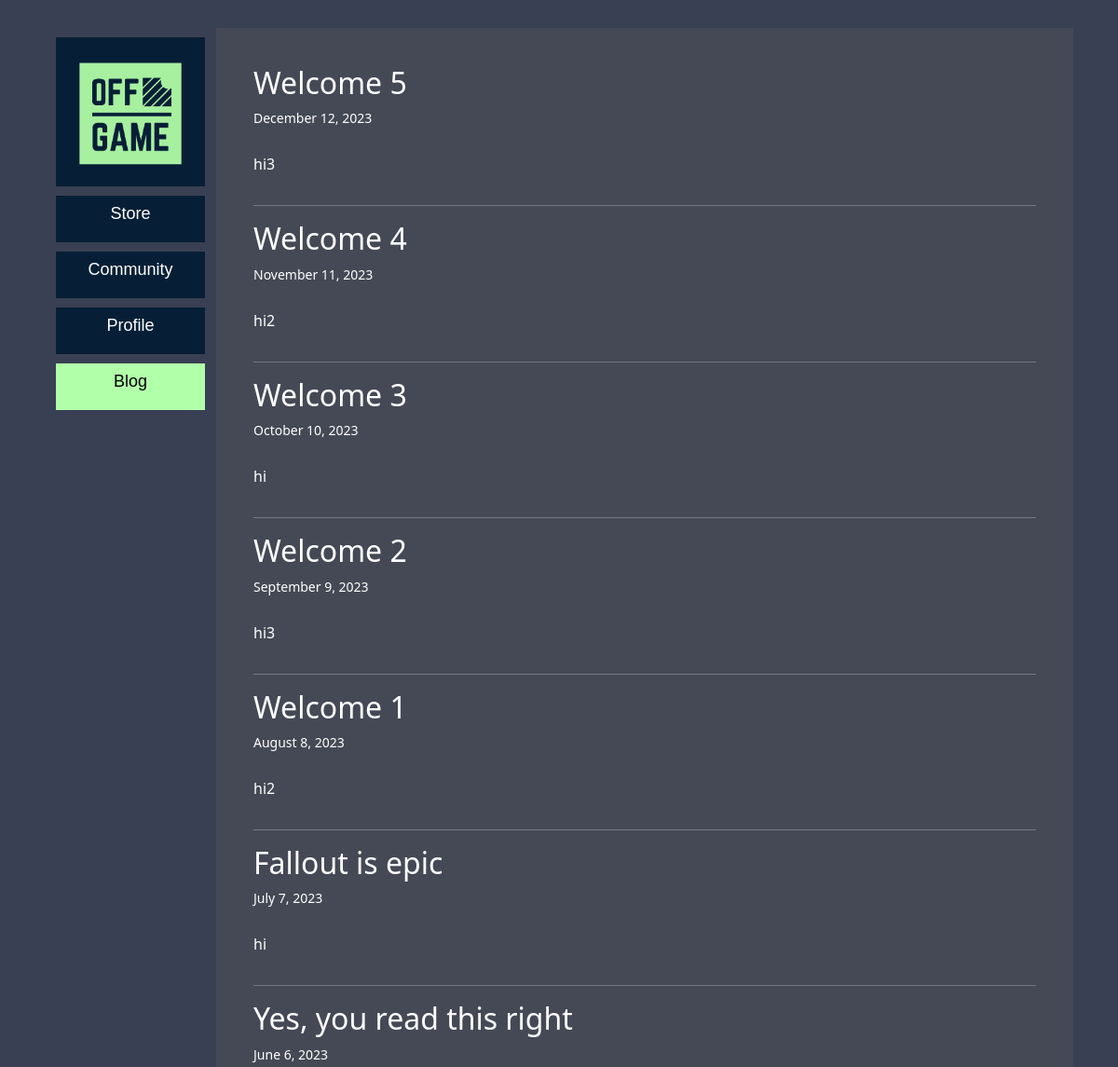
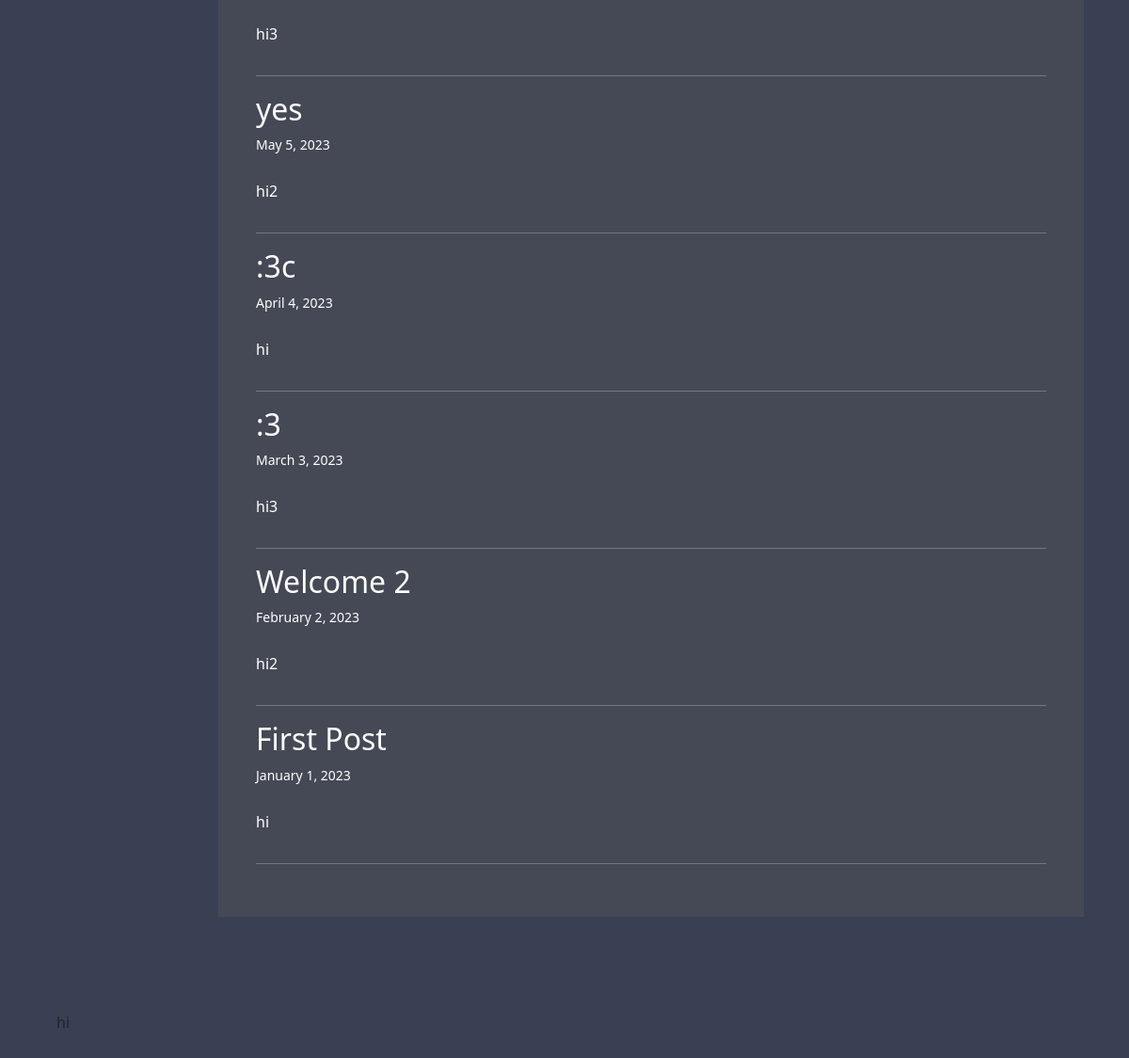
/blog/index.php, run on the app's committed database (2 pictures, top to bottom).
### tables this page shows
CREATE TABLE blog (
    blog_id INT(8) AUTO_INCREMENT PRIMARY KEY,
    blog_date VARCHAR(500) DEFAULT NULL,
    blog_title VARCHAR(500) DEFAULT NULL,
    blog_text VARCHAR(500) DEFAULT NULL
);

### api/controller/BlogController.php (called while the page is built, shortened)
<?php
    function getBlog() {
        include('../api/config.php');
        try {
            $result = mysqli_query($conn, "SELECT * FROM blog ORDER BY blog_id DESC");
            return $result;
        } catch (Exception $e) {
            return "Error";
        }
    }
?>

### api/api.php (called while the page is built, shortened)
<?php
    function Blog($method) {
        include_once('controller/BlogController.php');
        if ($method == "GET") {
            $func = getBlog();
            return $func;
        }
    }
?>

### assets/php/getBlog.php (the view)
<?php
while ($row = $request->fetch_assoc()) {
    echo "<div class='row'>";
        echo "<h2>".$row['blog_title']."</h2><small>".$row['blog_date']."</small><br><br>";
        echo "<p>".$row['blog_text']."</p>";
    echo "</div><hr>";
}
?>

### blog/index.php (shortened to what this page needs)
<?php
    include_once('../api/api.php');
?>
<!DOCTYPE html>
<html>
    <head>
        <link href="https://cdn.jsdelivr.net/npm/bootstrap@5.3.3/dist/css/bootstrap.min.css" rel="stylesheet">
        <link rel="stylesheet" href="../assets/css/index.css">
        <link rel="stylesheet" href="../assets/css/main.css">
    </head>
    <body>
        <div class="row">
            <div class="col-2">
                <a href="..">
                    <div class="homepage transition-short inactive-link" id="main" onmouseover="linkHover()" onmouseout="linkHoverOff()">
                        <img src="../assets/img/game_logo_2.png" id="link-image">
                    </div>
                </a>
                <a href="../store/">
                    <div class="button-link transition inactive-link">
                        <p>Store</p>
                    </div>
                </a>
                <a href="../community/">
                    <div class="button-link transition inactive-link">
                        <p>Community</p>
                    </div>
                </a>
                <a href="../profile/">
                    <div class="button-link transition inactive-link">
                        <p>Profile</p>
                    </div>
                </a>
                <a href="">
                    <div class="button-link transition active-link">
                        <p>Blog</p>
                    </div>
                </a>
            </div>
            <div class="col-10" style="background-color: #454955; color: White; padding: 40px;">
                <?php
                    $request = Blog("GET");
                    include_once('../assets/php/getBlog.php');
                ?>
            </div>
        </div>
        <div id="footer">
            hi
        </div>
    </body>
</html>

### assets/css/index.css (style rules this page uses)
body { padding-left: 5%; padding-right: 5%; padding-top: 2.5%; background-color: #394053; }
a { text-align: center; text-decoration: none; font-family: Arial; color: Blue; }
.transition { transition: .15s; }
.transition-short { transition: .1s; }
.homepage { background-color: #B2FFA9; }
.homepage img { width:100%; }
#main { margin-top: 10px; }
.button-link { height: 50px; justify-content: center; padding-top: 4%; margin-top: 10px; font-size: 18px; }
.inactive-link { background-color: #071F36; color: White; }
.active-link { background-color: #B2FFA9; color: Black; }
#footer { padding:100px 0px 100px 0px; }

### data on the page
blog: blog_title "Welcome 5", blog_date "December 12, 2023", blog_text "hi3"
blog: blog_title "Welcome 4", blog_date "November 11, 2023", blog_text "hi2"
blog: blog_title "Welcome 3", blog_date "October 10, 2023", blog_text "hi"
blog: blog_title "Welcome 2", blog_date "September 9, 2023", blog_text "hi3"
blog: blog_title "Welcome 1", blog_date "August 8, 2023", blog_text "hi2"
blog: blog_title "Fallout is epic", blog_date "July 7, 2023", blog_text "hi"
blog: blog_title "Yes, you read this right", blog_date "June 6, 2023", blog_text "hi3"
blog: blog_title "yes", blog_date "May 5, 2023", blog_text "hi2"
blog: blog_title ":3c", blog_date "April 4, 2023", blog_text "hi"
blog: blog_title ":3", blog_date "March 3, 2023", blog_text "hi3"
blog: blog_title "Welcome 2", blog_date "February 2, 2023", blog_text "hi2"
blog: blog_title "First Post", blog_date "January 1, 2023", blog_text "hi"
